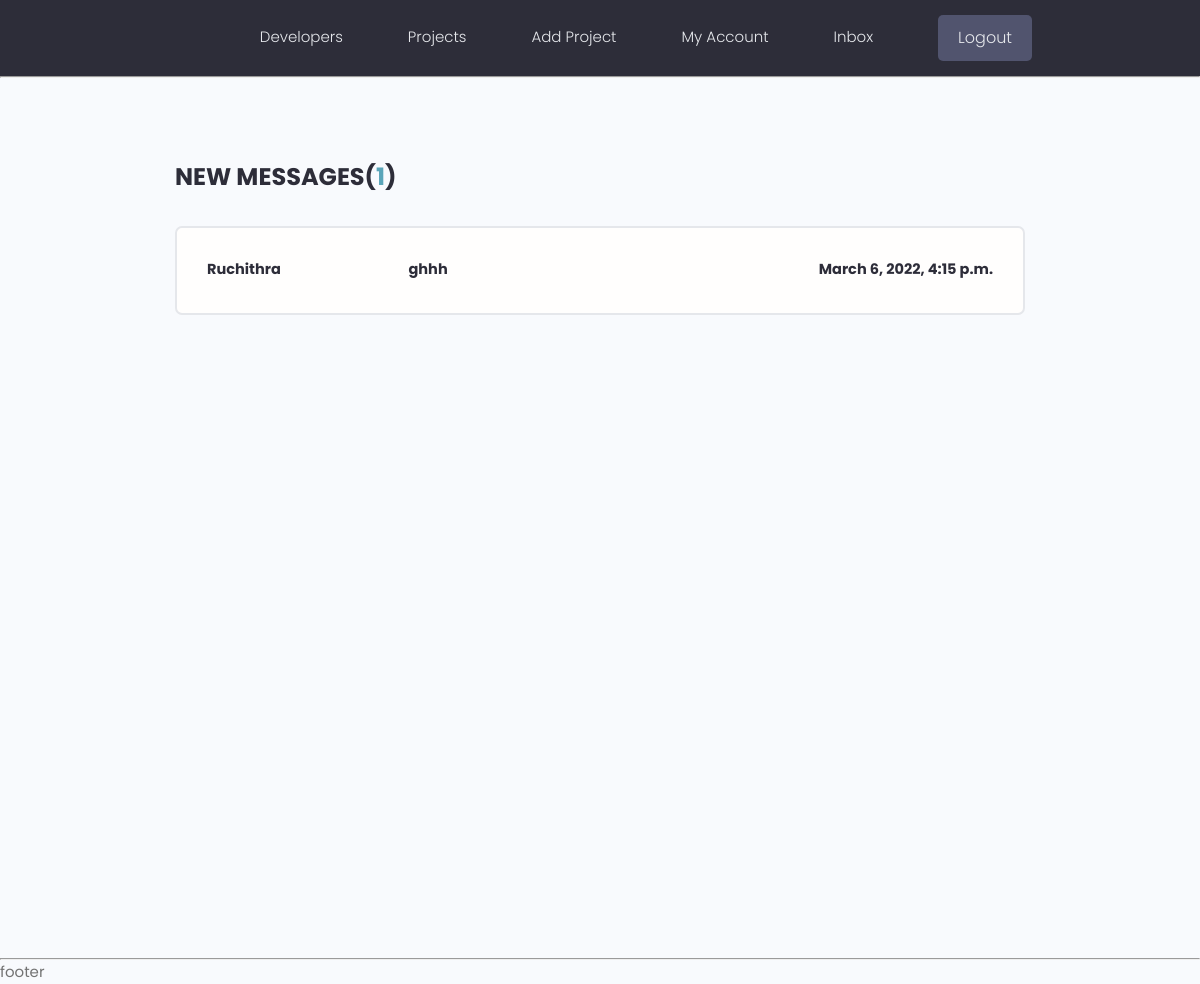
Screenshot of /inbox/ (signed in) with the database file from the repository.
### Users/models.py (models this page shows, shortened)
class Message(models.Model):
    sender = models.ForeignKey(Profile,on_delete=models.SET_NULL,null=True, blank=True)
    recipient = models.ForeignKey(Profile,on_delete=models.SET_NULL,null=True, blank=True,related_name='messages')
    name =  models.CharField(max_length=200,null=True, blank=True)
    email = models.EmailField(max_length=200,null=True, blank=True)
    subject = models.CharField(max_length=200,null=True, blank=True)
    body = models.TextField()
    is_read = models.BooleanField(default=False,null=True)
    created = models.DateTimeField(auto_now_add=True)
    class Meta:
        ordering = ['is_read','-created']

### Users/views.py (the view)
# urls.py: path('inbox/',views.inbox,name='inbox'),
@login_required(login_url='Users:login')
def inbox(request):
    recipient = request.user.profile
    received_msgs = recipient.messages.all()
    unreadCount = received_msgs.filter(is_read=False).count()
    context = { 'received_msgs':received_msgs, 'unreadCount':unreadCount}
    return render(request,'Users/inbox.html',context)

### Users/templates/Users/inbox.html
{% extends 'main.html' %}
{% block content %}
  <main class="inbox my-xl">
    <div class="content-box">
      <h3 class="inbox__title">New Messages(<span>{{unreadCount}}</span>)</h3>
      <ul class="messages">
        {% for msg in received_msgs %}
        {% if msg.is_read == False %}
        <li class="message message--unread">
          {% else %}
          <li class="message">
            {% endif %}
          <a href="{% url 'users:view-message' msg.id %}">
            <span class="message__author">{{msg.name}}</span>
            <span class="message__subject">{{msg.subject}}</span>
            <span class="message__date">{{msg.created}}</span>
          </a>
        </li>
        {% endfor %}
      </ul>
    </div>
  </main>
{% endblock %}

### static/styles/app.css (style rules this page uses)
:root { --color-sub: #2d2d39; }
.content-box { width: 95%; max-width: 85rem; margin: 0 auto; }
.inbox { height: 90vh; }
.inbox__title, .inbox__title span { font-size: 2.4rem; font-weight: 700; color: var(--color-sub); text-transform: uppercase; text-align: left; margin-bottom: 3rem; }
.inbox__title span { color: var(--color-main); }
.messages { list-style: none; background: var(--color-white); padding: 0.5rem 3rem; border: 2px solid var(--color-light); border-radius: 0.7rem; }
.message { padding: 2.5rem 0; }
.message > a span { font-size: 1.45rem; font-weight: 500; }
.message.message--unread a span { font-weight: 700; color: var(--color-sub); }
.message > a { display: flex; gap: 1rem; }
.message__author, .message__date { flex-basis: 25%; }
.message__subject { flex-basis: 50%; }
.message__date { text-align: right; }

### static/uikit/styles/modules/_variables.css (style rules this page uses)
:root { --color-main: #5aa5b9; --color-main-light: #e6faff; --color-sub: #3f4156; --color-sub-light: #51546e; --color-sub-lighter: #ededfd; --color-text: #737373; --color-gray: #8b8b8b; --color-light: #e5e7eb; --color-light-gray: #767676; --color-bg: #f8fafd; --color-white: #fffefd; --color-white-light: #f3f3f3; --color-success: #359e64; --color-success-bg: #def8e8; --color-error: #fc4b0b; --color-error-bg: #fff2ee; --font-base: 'Poppins', arial, helvetica, 'Segoe UI', roboto, ubuntu, sans-serif; --font-monospace: 'Fira Code', 'Courier New', courier, monospace; --font-regular: 300; --font-medium: 500; --font-bold: 700; --generic-shadow: 1px 1px 5px #00000010; --generic-transition: all 0.3s ease-in-out; }

### static/uikit/styles/modules/_base.css (style rules this page uses)
* { margin: 0; padding: 0; box-sizing: border-box; text-rendering: optimizeLegibility; color: inherit; font-size: inherit; }
html { font-size: 50%; }
@media only screen and (min-width: 480px) { html { font-size: 56.25%; } }
@media only screen and (min-width: 1200px) { html { font-size: 62.5%; } }
body { line-height: 1.6; font-weight: 400; font-size: 1.5rem; color: var(--color-text); background-color: var(--color-bg); min-height: 100vh; }

### static/uikit/styles/modules/_typography.css (style rules this page uses)
* { font-family: var(--font-base); }
h3 { font-size: 3.2rem; font-weight: var(--font-medium); }
p, span, strong { font-size: 1.6rem; color: var(--color-text); font-weight: var(--font-regular); }
a { padding-bottom: 2px; text-decoration: none; display: inline-block; color: var(--color-main); font-weight: var(--font-medium); }

### static/uikit/styles/modules/_utilities.css (style rules this page uses)
.my-xl { margin: 8rem auto; }

### rows the page displays
Message: name "Ruchithra", subject "ghhh", created "March 6, 2022, 4:15 p.m."

### other values shown
{{ unreadCount }} "1"
